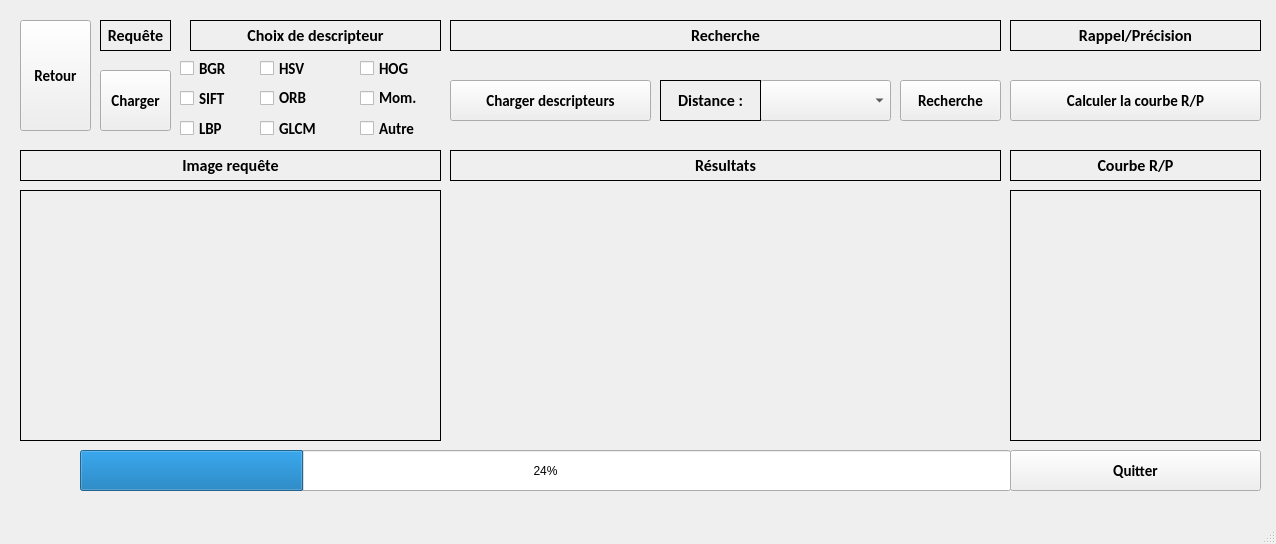
<?xml version="1.0" encoding="UTF-8"?>
<ui version="4.0">
 <class>MainWindow</class>
 <widget class="QMainWindow" name="MainWindow">
  <property name="geometry">
   <rect>
    <x>0</x>
    <y>0</y>
    <width>1276</width>
    <height>544</height>
   </rect>
  </property>
  <property name="windowTitle">
   <string>MainWindow</string>
  </property>
  <widget class="QWidget" name="centralwidget">
   <widget class="QLabel" name="label">
    <property name="geometry">
     <rect>
      <x>190</x>
      <y>20</y>
      <width>251</width>
      <height>31</height>
     </rect>
    </property>
    <property name="font">
     <font>
      <family>Calibri</family>
      <pointsize>12</pointsize>
      <bold>true</bold>
     </font>
    </property>
    <property name="frameShape">
     <enum>QFrame::Panel</enum>
    </property>
    <property name="text">
     <string>Choix de descripteur</string>
    </property>
    <property name="alignment">
     <set>Qt::AlignCenter</set>
    </property>
   </widget>
   <widget class="QCheckBox" name="checkBox_HistC">
    <property name="geometry">
     <rect>
      <x>180</x>
      <y>60</y>
      <width>81</width>
      <height>17</height>
     </rect>
    </property>
    <property name="font">
     <font>
      <family>Calibri</family>
      <pointsize>11</pointsize>
      <bold>true</bold>
     </font>
    </property>
    <property name="text">
     <string>BGR</string>
    </property>
   </widget>
   <widget class="QCheckBox" name="checkBox_HSV">
    <property name="geometry">
     <rect>
      <x>260</x>
      <y>60</y>
      <width>81</width>
      <height>17</height>
     </rect>
    </property>
    <property name="font">
     <font>
      <family>Calibri</family>
      <pointsize>11</pointsize>
      <bold>true</bold>
     </font>
    </property>
    <property name="text">
     <string>HSV</string>
    </property>
   </widget>
   <widget class="QCheckBox" name="checkBox_SIFT">
    <property name="geometry">
     <rect>
      <x>180</x>
      <y>90</y>
      <width>81</width>
      <height>17</height>
     </rect>
    </property>
    <property name="font">
     <font>
      <family>Calibri</family>
      <pointsize>11</pointsize>
      <bold>true</bold>
     </font>
    </property>
    <property name="text">
     <string>SIFT</string>
    </property>
   </widget>
   <widget class="QCheckBox" name="checkBox_ORB">
    <property name="geometry">
     <rect>
      <x>260</x>
      <y>90</y>
      <width>91</width>
      <height>16</height>
     </rect>
    </property>
    <property name="font">
     <font>
      <family>Calibri</family>
      <pointsize>11</pointsize>
      <bold>true</bold>
     </font>
    </property>
    <property name="text">
     <string>ORB</string>
    </property>
   </widget>
   <widget class="QCheckBox" name="checkBox_GLCM">
    <property name="geometry">
     <rect>
      <x>260</x>
      <y>120</y>
      <width>81</width>
      <height>17</height>
     </rect>
    </property>
    <property name="font">
     <font>
      <family>Calibri</family>
      <pointsize>11</pointsize>
      <bold>true</bold>
     </font>
    </property>
    <property name="text">
     <string>GLCM</string>
    </property>
   </widget>
   <widget class="QCheckBox" name="checkBox_LBP">
    <property name="geometry">
     <rect>
      <x>180</x>
      <y>120</y>
      <width>81</width>
      <height>17</height>
     </rect>
    </property>
    <property name="font">
     <font>
      <family>Calibri</family>
      <pointsize>11</pointsize>
      <bold>true</bold>
     </font>
    </property>
    <property name="text">
     <string>LBP</string>
    </property>
   </widget>
   <widget class="QCheckBox" name="checkBox_HOG">
    <property name="geometry">
     <rect>
      <x>360</x>
      <y>60</y>
      <width>71</width>
      <height>17</height>
     </rect>
    </property>
    <property name="font">
     <font>
      <family>Calibri</family>
      <pointsize>11</pointsize>
      <bold>true</bold>
     </font>
    </property>
    <property name="text">
     <string>HOG</string>
    </property>
   </widget>
   <widget class="QCheckBox" name="checkBox_Moments">
    <property name="geometry">
     <rect>
      <x>360</x>
      <y>90</y>
      <width>81</width>
      <height>16</height>
     </rect>
    </property>
    <property name="font">
     <font>
      <family>Calibri</family>
      <pointsize>11</pointsize>
      <bold>true</bold>
     </font>
    </property>
    <property name="text">
     <string>Mom.</string>
    </property>
   </widget>
   <widget class="QLabel" name="label_2">
    <property name="geometry">
     <rect>
      <x>20</x>
      <y>150</y>
      <width>421</width>
      <height>31</height>
     </rect>
    </property>
    <property name="font">
     <font>
      <family>Calibri</family>
      <pointsize>12</pointsize>
      <bold>true</bold>
     </font>
    </property>
    <property name="frameShape">
     <enum>QFrame::Panel</enum>
    </property>
    <property name="text">
     <string>Image requête</string>
    </property>
    <property name="alignment">
     <set>Qt::AlignCenter</set>
    </property>
   </widget>
   <widget class="QLabel" name="label_requete">
    <property name="geometry">
     <rect>
      <x>20</x>
      <y>190</y>
      <width>421</width>
      <height>251</height>
     </rect>
    </property>
    <property name="font">
     <font>
      <family>Calibri</family>
      <pointsize>12</pointsize>
      <bold>true</bold>
     </font>
    </property>
    <property name="frameShape">
     <enum>QFrame::Panel</enum>
    </property>
    <property name="text">
     <string/>
    </property>
    <property name="scaledContents">
     <bool>true</bool>
    </property>
    <property name="alignment">
     <set>Qt::AlignCenter</set>
    </property>
   </widget>
   <widget class="QProgressBar" name="progressBar">
    <property name="geometry">
     <rect>
      <x>80</x>
      <y>450</y>
      <width>931</width>
      <height>41</height>
     </rect>
    </property>
    <property name="value">
     <number>24</number>
    </property>
   </widget>
   <widget class="QLabel" name="label_4">
    <property name="geometry">
     <rect>
      <x>450</x>
      <y>20</y>
      <width>551</width>
      <height>31</height>
     </rect>
    </property>
    <property name="font">
     <font>
      <family>Calibri</family>
      <pointsize>12</pointsize>
      <bold>true</bold>
     </font>
    </property>
    <property name="frameShape">
     <enum>QFrame::Panel</enum>
    </property>
    <property name="text">
     <string>Recherche</string>
    </property>
    <property name="alignment">
     <set>Qt::AlignCenter</set>
    </property>
   </widget>
   <widget class="QLabel" name="label_5">
    <property name="geometry">
     <rect>
      <x>1010</x>
      <y>20</y>
      <width>251</width>
      <height>31</height>
     </rect>
    </property>
    <property name="font">
     <font>
      <family>Calibri</family>
      <pointsize>12</pointsize>
      <bold>true</bold>
     </font>
    </property>
    <property name="frameShape">
     <enum>QFrame::Panel</enum>
    </property>
    <property name="text">
     <string>Rappel/Précision</string>
    </property>
    <property name="alignment">
     <set>Qt::AlignCenter</set>
    </property>
   </widget>
   <widget class="QWidget" name="gridLayoutWidget">
    <property name="geometry">
     <rect>
      <x>450</x>
      <y>190</y>
      <width>551</width>
      <height>251</height>
     </rect>
    </property>
    <layout class="QGridLayout" name="gridLayout">
     <property name="topMargin">
      <number>0</number>
     </property>
    </layout>
   </widget>
   <widget class="QLabel" name="label_courbe">
    <property name="geometry">
     <rect>
      <x>1010</x>
      <y>190</y>
      <width>251</width>
      <height>251</height>
     </rect>
    </property>
    <property name="font">
     <font>
      <family>Calibri</family>
      <pointsize>12</pointsize>
      <bold>true</bold>
     </font>
    </property>
    <property name="frameShape">
     <enum>QFrame::Panel</enum>
    </property>
    <property name="text">
     <string/>
    </property>
    <property name="scaledContents">
     <bool>true</bool>
    </property>
    <property name="alignment">
     <set>Qt::AlignCenter</set>
    </property>
   </widget>
   <widget class="QPushButton" name="Quitter">
    <property name="geometry">
     <rect>
      <x>1010</x>
      <y>450</y>
      <width>251</width>
      <height>41</height>
     </rect>
    </property>
    <property name="font">
     <font>
      <family>Calibri</family>
      <pointsize>11</pointsize>
      <bold>true</bold>
     </font>
    </property>
    <property name="text">
     <string>Quitter</string>
    </property>
   </widget>
   <widget class="QComboBox" name="comboBox">
    <property name="geometry">
     <rect>
      <x>760</x>
      <y>80</y>
      <width>131</width>
      <height>41</height>
     </rect>
    </property>
   </widget>
   <widget class="QLabel" name="label_7">
    <property name="geometry">
     <rect>
      <x>660</x>
      <y>80</y>
      <width>101</width>
      <height>41</height>
     </rect>
    </property>
    <property name="font">
     <font>
      <family>Calibri</family>
      <pointsize>12</pointsize>
      <bold>true</bold>
     </font>
    </property>
    <property name="frameShape">
     <enum>QFrame::Panel</enum>
    </property>
    <property name="text">
     <string>Distance :</string>
    </property>
    <property name="alignment">
     <set>Qt::AlignCenter</set>
    </property>
   </widget>
   <widget class="QLabel" name="label_8">
    <property name="geometry">
     <rect>
      <x>450</x>
      <y>150</y>
      <width>551</width>
      <height>31</height>
     </rect>
    </property>
    <property name="font">
     <font>
      <family>Calibri</family>
      <pointsize>12</pointsize>
      <bold>true</bold>
     </font>
    </property>
    <property name="frameShape">
     <enum>QFrame::Panel</enum>
    </property>
    <property name="text">
     <string>Résultats</string>
    </property>
    <property name="alignment">
     <set>Qt::AlignCenter</set>
    </property>
   </widget>
   <widget class="QLabel" name="label_9">
    <property name="geometry">
     <rect>
      <x>1010</x>
      <y>150</y>
      <width>251</width>
      <height>31</height>
     </rect>
    </property>
    <property name="font">
     <font>
      <family>Calibri</family>
      <pointsize>12</pointsize>
      <bold>true</bold>
     </font>
    </property>
    <property name="frameShape">
     <enum>QFrame::Panel</enum>
    </property>
    <property name="text">
     <string>Courbe R/P</string>
    </property>
    <property name="alignment">
     <set>Qt::AlignCenter</set>
    </property>
   </widget>
   <widget class="QPushButton" name="chercher">
    <property name="geometry">
     <rect>
      <x>900</x>
      <y>80</y>
      <width>101</width>
      <height>41</height>
     </rect>
    </property>
    <property name="font">
     <font>
      <family>Calibri</family>
      <pointsize>11</pointsize>
      <bold>true</bold>
     </font>
    </property>
    <property name="text">
     <string>Recherche</string>
    </property>
   </widget>
   <widget class="QPushButton" name="calcul_RP">
    <property name="geometry">
     <rect>
      <x>1010</x>
      <y>80</y>
      <width>251</width>
      <height>41</height>
     </rect>
    </property>
    <property name="font">
     <font>
      <family>Calibri</family>
      <pointsize>11</pointsize>
      <bold>true</bold>
     </font>
    </property>
    <property name="text">
     <string>Calculer la courbe R/P</string>
    </property>
   </widget>
   <widget class="QCheckBox" name="checkBox_autre">
    <property name="geometry">
     <rect>
      <x>360</x>
      <y>120</y>
      <width>81</width>
      <height>17</height>
     </rect>
    </property>
    <property name="font">
     <font>
      <family>Calibri</family>
      <pointsize>11</pointsize>
      <bold>true</bold>
     </font>
    </property>
    <property name="text">
     <string>Autre</string>
    </property>
   </widget>
   <widget class="QPushButton" name="charger">
    <property name="geometry">
     <rect>
      <x>100</x>
      <y>70</y>
      <width>71</width>
      <height>61</height>
     </rect>
    </property>
    <property name="font">
     <font>
      <family>Calibri</family>
      <pointsize>11</pointsize>
      <bold>true</bold>
     </font>
    </property>
    <property name="text">
     <string>Charger</string>
    </property>
   </widget>
   <widget class="QLabel" name="label_3">
    <property name="geometry">
     <rect>
      <x>100</x>
      <y>20</y>
      <width>71</width>
      <height>31</height>
     </rect>
    </property>
    <property name="font">
     <font>
      <family>Calibri</family>
      <pointsize>12</pointsize>
      <bold>true</bold>
     </font>
    </property>
    <property name="frameShape">
     <enum>QFrame::Panel</enum>
    </property>
    <property name="text">
     <string>Requête</string>
    </property>
    <property name="alignment">
     <set>Qt::AlignCenter</set>
    </property>
   </widget>
   <widget class="QPushButton" name="charger_desc">
    <property name="geometry">
     <rect>
      <x>450</x>
      <y>80</y>
      <width>201</width>
      <height>41</height>
     </rect>
    </property>
    <property name="font">
     <font>
      <family>Calibri</family>
      <pointsize>11</pointsize>
      <bold>true</bold>
     </font>
    </property>
    <property name="text">
     <string>Charger descripteurs</string>
    </property>
   </widget>
   <widget class="QPushButton" name="charger_2">
    <property name="geometry">
     <rect>
      <x>20</x>
      <y>20</y>
      <width>71</width>
      <height>111</height>
     </rect>
    </property>
    <property name="font">
     <font>
      <family>Calibri</family>
      <pointsize>11</pointsize>
      <bold>true</bold>
     </font>
    </property>
    <property name="text">
     <string>Retour</string>
    </property>
   </widget>
  </widget>
  <widget class="QMenuBar" name="menubar">
   <property name="geometry">
    <rect>
     <x>0</x>
     <y>0</y>
     <width>1276</width>
     <height>24</height>
    </rect>
   </property>
  </widget>
  <widget class="QStatusBar" name="statusbar"/>
 </widget>
 <resources/>
 <connections/>
</ui>
